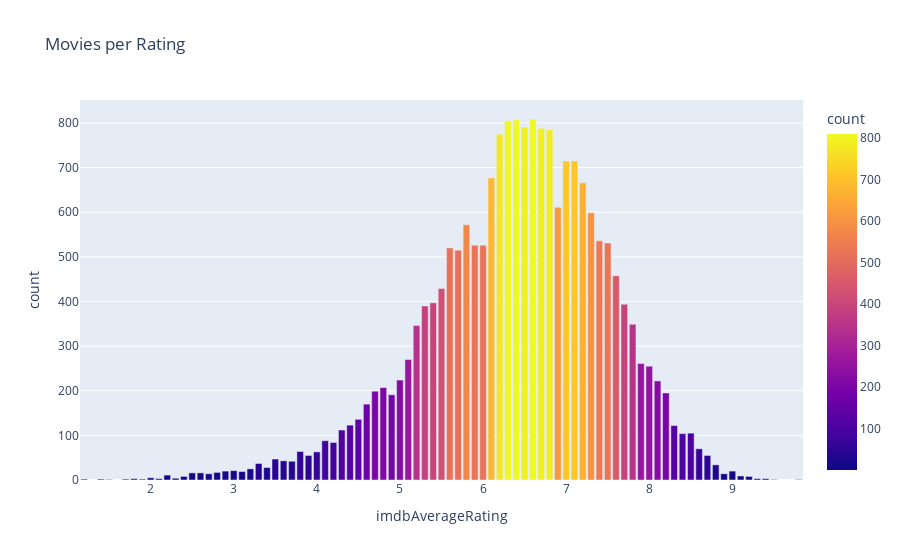

Notebook code cell kept with this figure:
### Code cell
fig = px.bar(count_of_movies_per_rating, x='imdbAverageRating', y='count', title='Movies per Rating', color='count')
fig.show()

### Figure 1 — Plotly figure (JSON) as saved in the notebook; plotly's stock layout.template omitted (floating-point values rounded to 4 significant figures)
{"data": [{"alignmentgroup": "True", "hovertemplate": "imdbAverageRating=%{x}<br>count=%{marker.color}<extra></extra>", "legendgroup": "", "marker": {"color": [809, 807, 805, 791, 788, 785, 775, 715, 715, 677, 666, 611, 599, 572, 536, 531, 526, 526, 520, 515, 458, 429, 397, 394, 390, 349, 346, 270, 261, 255, 224, 222, 207, 199, 195, 191, 170, 136, 123, 122, 112, 105, 104, 88, 84, 70, 64, 63, 55, 55, 47, 43, 42, 37, 34, 28, 25, 21, 20, 20, 19, 17, 16, 16, 14, 14, 11, 9, 8, 8, 5, 4, 3, 3, 3, 3, 2, 2, 2, 2, 1, 1, 1], "coloraxis": "coloraxis", "pattern": {"shape": ""}}, "name": "", "offsetgroup": "", "orientation": "v", "showlegend": false, "textposition": "auto", "type": "bar", "x": [6.6, 6.4, 6.3, 6.5, 6.7, 6.8, 6.2, 7, 7.1, 6.1, 7.2, 6.9, 7.3, 5.8, 7.4, 7.5, 5.9, 6, 5.6, 5.7, 7.6, 5.5, 5.4, 7.7, 5.3, 7.8, 5.2, 5.1, 7.9, 8, 5, 8.1, 4.8, 4.7, 8.2, 4.9, 4.6, 4.5, 4.4, 8.3, 4.3, 8.5, 8.4, 4.1, 4.2, 8.6, 3.8, 4, 8.7, 3.9, 3.5, 3.6, 3.7, 3.3, 8.8, 3.4, 3.2, 3, 2.9, 9, 3.1, 2.8, 2.6, 2.5, 2.7, 8.9, 2.2, 9.1, 9.2, 2.4, 2, 2.3, 9.4, 2.1, 9.3, 1.8, 1.9, 1.7, 1.2, 1.4, 1.5, 9.8, 9.5], "xaxis": "x", "y": [809, 807, 805, 791, 788, 785, 775, 715, 715, 677, 666, 611, 599, 572, 536, 531, 526, 526, 520, 515, 458, 429, 397, 394, 390, 349, 346, 270, 261, 255, 224, 222, 207, 199, 195, 191, 170, 136, 123, 122, 112, 105, 104, 88, 84, 70, 64, 63, 55, 55, 47, 43, 42, 37, 34, 28, 25, 21, 20, 20, 19, 17, 16, 16, 14, 14, 11, 9, 8, 8, 5, 4, 3, 3, 3, 3, 2, 2, 2, 2, 1, 1, 1], "yaxis": "y"}], "layout": {"autosize": true, "barmode": "relative", "coloraxis": {"colorbar": {"title": {"text": "count"}}, "colorscale": [[0, "#0d0887"], [0.1111, "#46039f"], [0.2222, "#7201a8"], [0.3333, "#9c179e"], [0.4444, "#bd3786"], [0.5556, "#d8576b"], [0.6667, "#ed7953"], [0.7778, "#fb9f3a"], [0.8889, "#fdca26"], [1, "#f0f921"]]}, "legend": {"tracegroupgap": 0}, "title": {"text": "Movies per Rating"}, "xaxis": {"anchor": "y", "autorange": true, "domain": [0, 1], "range": [1.15, 9.85], "title": {"text": "imdbAverageRating"}, "type": "linear"}, "yaxis": {"anchor": "x", "autorange": true, "domain": [0, 1], "range": [0, 851.6], "title": {"text": "count"}, "type": "linear"}}}
